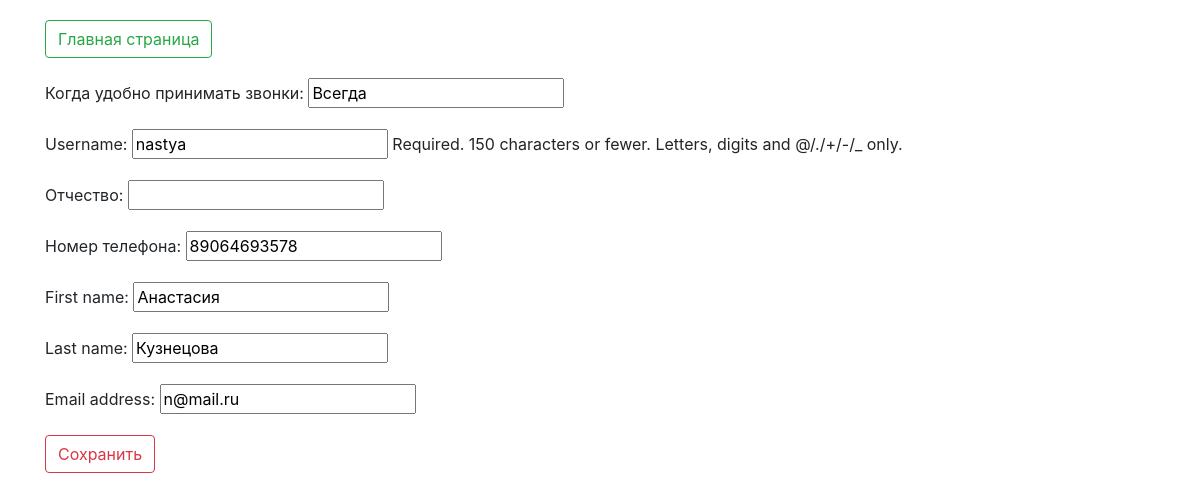
The page /1/edit_info/ on the database its author committed.
### mainapp/models.py (models this page shows, shortened)
class User(AbstractUser):
    patronymic = models.CharField('Отчество', max_length=50, null=True, blank=True)
    role = models.CharField('Роль', max_length=50, default="Пользователь")
    phone = models.CharField('Номер телефона', max_length=50)
    convenient_time = models.CharField('Когда удобно принимать звонки', max_length=50)
    status_user = models.CharField(max_length=20, choices=UserStatus.CHOICES, default=UserStatus.waiting)

### mainapp/views.py (the view, shortened to what this page needs)
# urls.py: path('<slug:pk>/edit_info/', views.UserUpdateView.as_view(), name='info_update'),
class UserUpdateView(UpdateView):
    template_name = 'add.html'
    model = User
    form_class = UserForm
    permission_required = ''
    raise_exception = True

### mainapp/forms.py
class UserForm(ModelForm):
    class Meta:
        model = User
        fields = {'username', 'first_name', 'last_name', 'patronymic', 'patronymic', 'email', 'phone',
                  'convenient_time'}

### templates/add.html (shortened to what this page needs)
{% load crispy_forms_filters %}
{% load crispy_forms_tags %}
<!DOCTYPE html>
<html lang="en">
<head>
    <link rel="stylesheet" href="https://maxcdn.bootstrapcdn.com/bootstrap/4.1.3/css/bootstrap.min.css">
</head>
<body>
    <div class="container">
        <div class="add">
            <a class="btn btn-outline-success" style="margin-top: 20px; margin-bottom: 20px" href="{% url 'mainapp:index' %}" role="button">Главная страница</a>
            <form method="post">
                {{ form.as_p }}
                <input type="submit" class="btn btn-outline-danger" value="Сохранить">
            </form>
        </div>
    </div>
</body>
</html>

### rows shown on the page
User: convenient_time "Всегда", username "nastya", phone "89064693578", first_name "Анастасия", last_name "Кузнецова", email "n@mail.ru"
